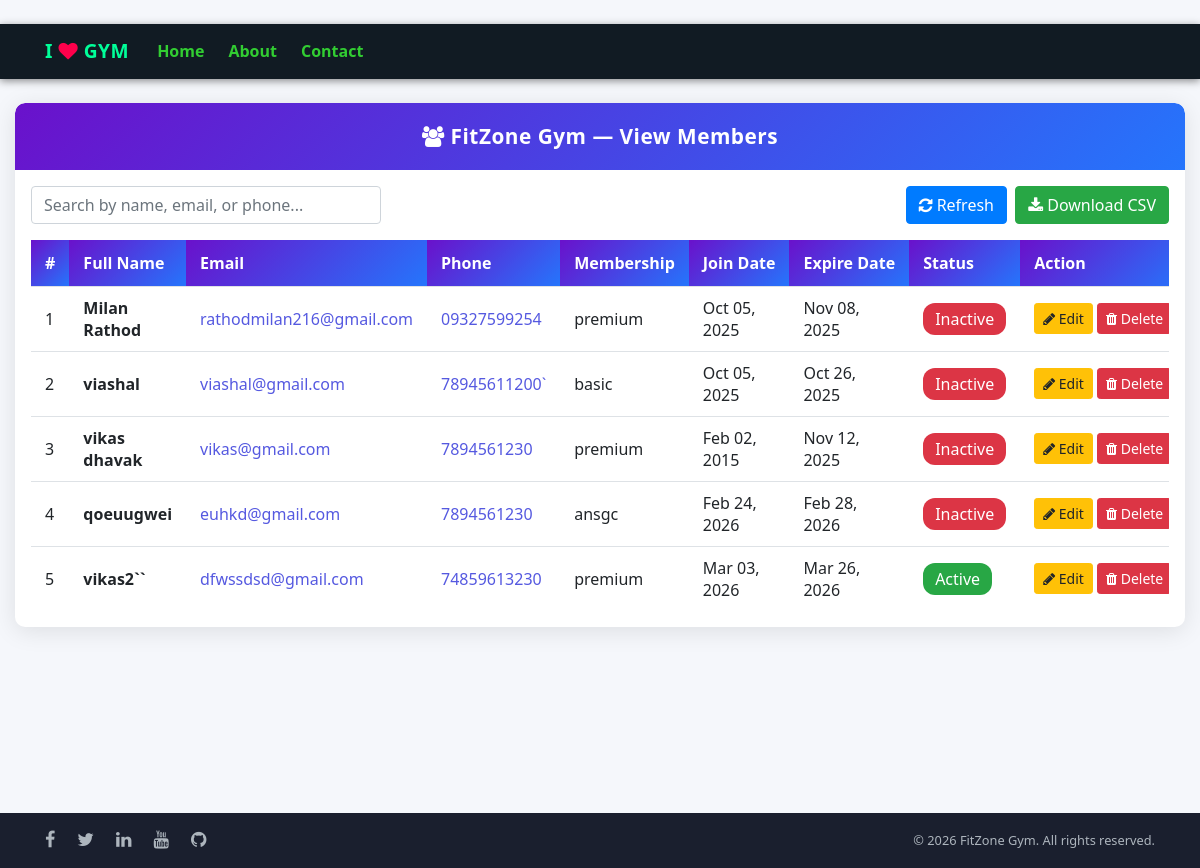
Screenshot of /view_member/ with the database file from the repository.
### gym/models.py (models this page shows, shortened)
class Member(models.Model):
    name = models.CharField(max_length=50)
    contact = models.CharField(max_length=15)
    emailid = models.EmailField(max_length=50)
    age = models.PositiveIntegerField()
    dob = models.DateField(null=True, blank=True)
    gender = models.CharField(max_length=10, default="")
    membership_type = models.CharField(max_length=20, default="basic")
    address = models.CharField(max_length=200, blank=True, default="")
    emergency_contact = models.CharField(max_length=50, blank=True, default="")
    medical_conditions = models.TextField(blank=True, default="")
    plan = models.ForeignKey(Plan, on_delete=models.CASCADE)  # Linked to Plan
    joindate = models.DateField()
    expiredate = models.DateField()
    initialamount = models.DecimalField(max_digits=10, decimal_places=2, default=0)

class Plan(models.Model):
    name = models.CharField(max_length=50)
    amount = models.DecimalField(max_digits=10, decimal_places=2)
    duration = models.PositiveIntegerField(help_text="Duration in days or months")
    def __str__(self):
        return self.name

### gym/views.py (the view)
# urls.py: path('view_member/', View_Member, name='view_member'),
def View_Member(request):
    member = Member.objects.all()
    import datetime
    today = datetime.date.today()
    for m in member:
        try:
            m.status = "Active" if m.expiredate and m.expiredate >= today else "Inactive"
        except Exception:
            m.status = "Inactive"
        if not hasattr(m, 'notes'):
            m.notes = ""
    d = {'member': member}
    return render(request, 'view_member.html', d)

### gym/templates/view_member.html (shortened to what this page needs)
﻿{% extends 'navigation.html' %}
{% block body %}
<div class="container-fluid py-4" style="max-width: 1200px;">
    <div class="view-card bg-white">
        <div class="view-header">
            <i class="fa fa-users"></i> FitZone Gym &mdash; View Members
        </div>
        <div class="p-3">
            <div class="row mb-3 align-items-center">
                <div class="col-md-6 mb-2 mb-md-0">
                    <input type="text" id="memberSearch" class="form-control search-bar" placeholder="Search by name, email, or phone..." onkeyup="searchMembers()">
                </div>
                <div class="col-md-6 text-md-right">
                    <button class="btn btn-primary mr-1" onclick="location.reload();"><i class="fa fa-refresh"></i> Refresh</button>
                    <a href="{% url 'export_member_csv' %}" class="btn btn-success"><i class="fa fa-download"></i> Download CSV</a>
                </div>
            </div>
            <div class="table-responsive">
                <table class="table table-hover mb-0">
                    <thead>
                        <tr>
                            <th>#</th>
                            <th>Full Name</th>
                            <th>Email</th>
                            <th>Phone</th>
                            <th>Membership</th>
                            <th>Join Date</th>
                            <th>Expire Date</th>
                            <th>Status</th>
                            <th>Action</th>
                        </tr>
                    </thead>
                    <tbody id="memberTable">
                        {% for i in member %}
                        <tr>
                            <td>{{ forloop.counter }}</td>
                            <td><strong>{{ i.name }}</strong></td>
                            <td><a href="mailto:{{ i.emailid }}" style="color:#5559e0;">{{ i.emailid }}</a></td>
                            <td><a href="tel:{{ i.contact }}" style="color:#5559e0;">{{ i.contact }}</a></td>
                            <td>{{ i.plan }}</td>
                            <td>{{ i.joindate|date:"M d, Y" }}</td>
                            <td>{{ i.expiredate|date:"M d, Y" }}</td>
                            <td>
                                {% if i.status == "Active" %}
                                    <span class="badge-active">Active</span>
                                {% else %}
                                    <span class="badge-inactive">Inactive</span>
                                {% endif %}
                            </td>
                            <td style="white-space:nowrap;">
                                <a class="btn btn-warning btn-sm" href="{% url 'edit_member' i.id %}"><i class="fa fa-pencil"></i> Edit</a>
                                <a class="btn btn-danger btn-sm" href="{% url 'delete_member' i.id %}" onclick="return confirm('Are you sure?')"><i class="fa fa-trash"></i> Delete</a>
                            </td>
                        </tr>
                        {% empty %}
                        <tr>
                            <td colspan="9" class="text-center text-muted py-4">No members found.</td>
                        </tr>
                        {% endfor %}
                    </tbody>
                </table>
            </div>
        </div>
    </div>
</div>
{% endblock %}

### gym/templates/navigation.html (style rules this page uses)
body { background: #f5f7fb; font-family: 'Segoe UI', Tahoma, Geneva, Verdana, sans-serif; }

### gym/templates/view_member.html (style rules this page uses)
.view-header { background: linear-gradient(135deg, #6a11cb 0%, #2575fc 100%); color: #fff; padding: 18px 24px; border-radius: 10px 10px 0 0; font-weight: 700; font-size: 1.3rem; text-align: center; letter-spacing: 0.5px; }
.view-card { border: none; border-radius: 10px; box-shadow: 0 4px 24px rgba(0,0,0,0.10); overflow: hidden; }
.table thead th { background: linear-gradient(135deg, #6a11cb 0%, #2575fc 100%); color: #fff; font-weight: 600; border: none; padding: 12px 14px; white-space: nowrap; }
.table tbody td { vertical-align: middle; padding: 10px 14px; }
.badge-active { background-color: #28a745; color: #fff; padding: 5px 12px; border-radius: 12px; }
.badge-inactive { background-color: #dc3545; color: #fff; padding: 5px 12px; border-radius: 12px; }
.search-bar { max-width: 350px; }

### rows the page displays
Member: name "Milan Rathod", emailid "rathodmilan216@gmail.com", contact "09327599254", plan "premium", joindate "Oct 05, 2025", expiredate "Nov 08, 2025", shows "Inactive"
Member: name "viashal", emailid "viashal@gmail.com", contact "78945611200`", plan "basic", joindate "Oct 05, 2025", expiredate "Oct 26, 2025", shows "Inactive"
Member: name "vikas dhavak", emailid "vikas@gmail.com", contact "7894561230", plan "premium", joindate "Feb 02, 2015", expiredate "Nov 12, 2025", shows "Inactive"
Member: name "qoeuugwei", emailid "euhkd@gmail.com", contact "7894561230", plan "ansgc", joindate "Feb 24, 2026", expiredate "Feb 28, 2026", shows "Inactive"
Member: name "vikas2``", emailid "dfwssdsd@gmail.com", contact "74859613230", plan "premium", joindate "Mar 03, 2026", expiredate "Mar 26, 2026", shows "Active"
